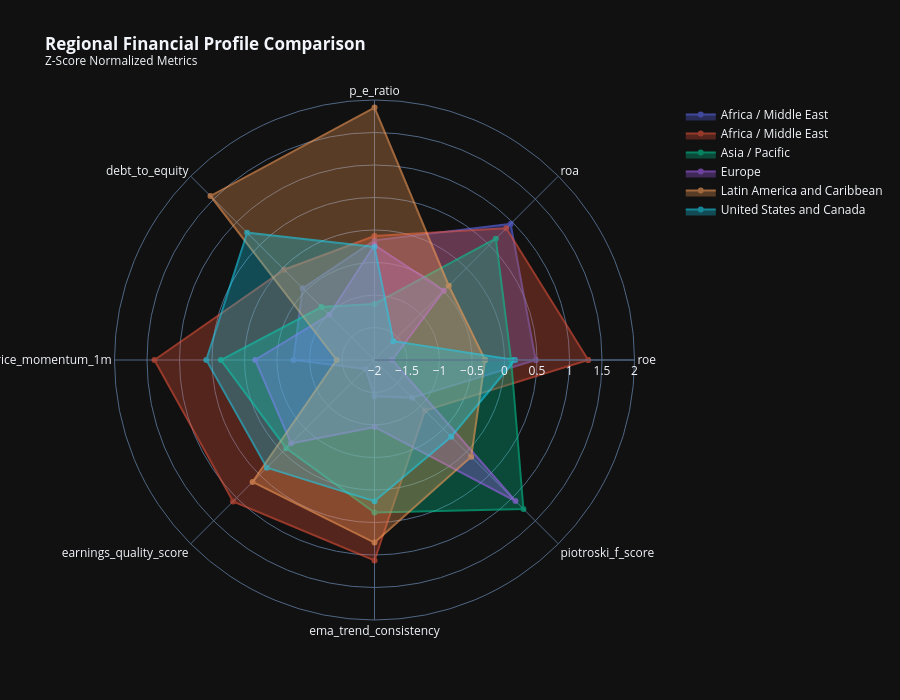
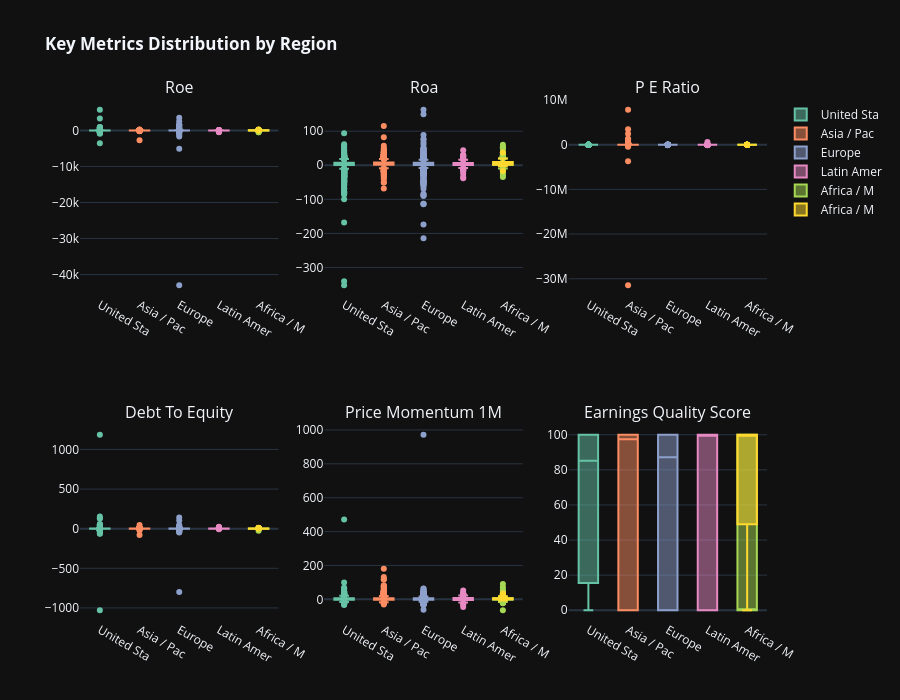

These figures' notebook cell, in order:
### Markdown cell above
## Cell 5: Regional Benchmarking Dashboard

Comprehensive regional analysis with key financial metrics comparison.

### Code cell
# ============================================================================
# Cell 5: Regional Benchmarking Dashboard
# ============================================================================

print('=' * 80)
print('🌍 REGIONAL BENCHMARKING DASHBOARD')
print('=' * 80)

region_dir = OUTPUT_DIR / 'eda' / 'by_region'

if 'region' in df.columns:
    # Key metrics for regional comparison
    benchmark_metrics = [
        'roe', 'roa', 'p_e_ratio', 'debt_to_equity', 'price_momentum_1m',
        'earnings_quality_score', 'ema_trend_consistency', 'piotroski_f_score',
        'altman_z_score', 'dividend_yield', 'revenue_growth_yoy',
    ]
    available_metrics = [m for m in benchmark_metrics if m in df.columns]

    # ============================================================================
    # 5.1 Regional Statistics Table
    # ============================================================================
    print('\n📊 Computing Regional Statistics...')

    regional_metrics_stats = df.groupby('region')[available_metrics].agg(['mean', 'median', 'std', 'count'])
    regional_metrics_stats.columns = ['_'.join(col) for col in regional_metrics_stats.columns]

    # Save to JSON
    regional_stats_dict = regional_metrics_stats.to_dict()
    with open(region_dir / 'regional_statistics.json', 'w') as f:
        json.dump({k: {str(kk): vv for kk, vv in v.items()}
                   for k, v in regional_stats_dict.items()}, f, indent=2, default=str)
    print(f'  ✓ Saved: regional_statistics.json')

    # ============================================================================
    # 5.2 Regional Radar Charts
    # ============================================================================
    print('\n🎯 Creating Regional Radar Charts...')

    # Normalize metrics for radar chart
    radar_metrics = available_metrics[:8]  # Limit for readability
    regional_means = df.groupby('region')[radar_metrics].mean()

    # Z-score normalize for comparability
    regional_normalized = (regional_means - regional_means.mean()) / regional_means.std()
    regional_normalized = regional_normalized.fillna(0)

    fig_radar = go.Figure()
    for region in regional_normalized.index:
        fig_radar.add_trace(go.Scatterpolar(
            r=regional_normalized.loc[region].values.tolist() + [regional_normalized.loc[region].values[0]],
            theta=radar_metrics + [radar_metrics[0]],
            fill='toself', name=str(region), opacity=0.6,
        ))

    fig_radar.update_layout(
        polar=dict(radialaxis=dict(visible=True, range=[-2, 2])),
        title='<b>Regional Financial Profile Comparison</b><br><sup>Z-Score Normalized Metrics</sup>',
        template=PLOTLY_TEMPLATE, height=700,
    )
    fig_radar.write_html(region_dir / 'regional_radar_comparison.html')
    fig_radar.show()
    print(f'  ✓ Saved: regional_radar_comparison.html')

    # ============================================================================
    # 5.3 Regional Box Plots Grid
    # ============================================================================
    print('\n📦 Creating Regional Box Plot Grid...')

    n_metrics = min(6, len(available_metrics))
    rows = 2
    cols = 3

    fig_boxes = make_subplots(
        rows=rows, cols=cols,
        subplot_titles=[m.replace('_', ' ').title() for m in available_metrics[:n_metrics]],
    )

    for idx, metric in enumerate(available_metrics[:n_metrics]):
        row = idx // cols + 1
        col = idx % cols + 1

        for i, region in enumerate(df['region'].unique()):
            region_data = df[df['region'] == region][metric].dropna()
            fig_boxes.add_trace(
                go.Box(y=region_data, name=str(region)[:10],
                       marker_color=px.colors.qualitative.Set2[i % 8],
                       showlegend=(idx == 0)),
                row=row, col=col
            )

    fig_boxes.update_layout(
        title='<b>Key Metrics Distribution by Region</b>',
        template=PLOTLY_TEMPLATE, height=700, showlegend=True,
    )
    fig_boxes.write_html(region_dir / 'regional_boxplots.html')
    fig_boxes.show()
    print(f'  ✓ Saved: regional_boxplots.html')

    # ============================================================================
    # 5.4 Regional Valuation Comparison (Statistical)
    # ============================================================================
    print('\n📊 Performing Statistical Regional Valuation Comparison...')
    valuation_metrics = ['p_e_ratio', 'p_b_ratio', 'ev_ebitda', 'dividend_yield']
    valuation_metrics = [m for m in valuation_metrics if m in df.columns]

    if valuation_metrics:
        regional_val_result = eda.compare_regional_valuations(
            df, metrics=valuation_metrics, region_column='region',
            include_tests=True, test_method='kruskal'
        )

        # The result is a dict with 'distributions' (DataFrame) and 'statistical_tests' (dict)
        distributions_df = regional_val_result['distributions']
        statistical_tests = regional_val_result['statistical_tests']

        # Create an interactive visualization from the distributions data
        fig_regional_val = px.bar(
            distributions_df,
            x='region',
            y='mean',
            color='metric',
            barmode='group',
            error_y='std',
            title='<b>Regional Valuation Comparison</b>',
            template=PLOTLY_TEMPLATE
        )
        fig_regional_val.show()
        fig_regional_val.write_html(region_dir / 'regional_valuation_comparison.html')
        print(f'  ✓ Saved: regional_valuation_comparison.html')

        # Also print statistical significance
        print("\n  📊 Statistical Test Results:")
        for metric, test_result in statistical_tests.items():
            sig = "✓ Significant" if test_result.get('significant') else "✗ Not significant"
            print(f"    {metric}: p-value={test_result.get('p_value', 0):.4f} ({sig})")

print('\n✓ Regional Benchmarking Complete')

### Figure 1 — Plotly figure (JSON) as saved in the notebook; plotly's stock layout.template omitted (floating-point values rounded to 4 significant figures)
{"data": [{"fill": "toself", "name": "Africa / Middle East", "opacity": 0.6, "r": [0.4797, 0.9612, -0.1597, -0.4383, -0.7524, -1.805, -1.442, -1.178, 0.4797], "theta": ["roe", "roa", "p_e_ratio", "debt_to_equity", "price_momentum_1m", "earnings_quality_score", "ema_trend_consistency", "piotroski_f_score", "roe"], "type": "scatterpolar"}, {"fill": "toself", "name": "Africa / Middle East       ", "opacity": 0.6, "r": [1.287, 0.8659, -0.09386, -0.03501, 1.386, 1.077, 1.084, -0.9024, 1.287], "theta": ["roe", "roa", "p_e_ratio", "debt_to_equity", "price_momentum_1m", "earnings_quality_score", "ema_trend_consistency", "piotroski_f_score", "roe"], "type": "scatterpolar"}, {"fill": "toself", "name": "Asia / Pacific", "opacity": 0.6, "r": [0.1014, 0.6397, -1.138, -0.8476, 0.363, -0.08077, 0.3456, 1.24, 0.1014], "theta": ["roe", "roa", "p_e_ratio", "debt_to_equity", "price_momentum_1m", "earnings_quality_score", "ema_trend_consistency", "piotroski_f_score", "roe"], "type": "scatterpolar"}, {"fill": "toself", "name": "Europe", "opacity": 0.6, "r": [-1.729, -0.4927, -0.2313, -1.017, -0.1658, -0.1861, -0.9697, 1.067, -1.729], "theta": ["roe", "roa", "p_e_ratio", "debt_to_equity", "price_momentum_1m", "earnings_quality_score", "ema_trend_consistency", "piotroski_f_score", "roe"], "type": "scatterpolar"}, {"fill": "toself", "name": "Latin America and Caribbean", "opacity": 0.6, "r": [-0.2989, -0.3845, 1.884, 1.569, -1.418, 0.6522, 0.8095, 0.1036, -0.2989], "theta": ["roe", "roa", "p_e_ratio", "debt_to_equity", "price_momentum_1m", "earnings_quality_score", "ema_trend_consistency", "piotroski_f_score", "roe"], "type": "scatterpolar"}, {"fill": "toself", "name": "United States and Canada", "opacity": 0.6, "r": [0.1591, -1.59, -0.2604, 0.7697, 0.5872, 0.3422, 0.1724, -0.3304, 0.1591], "theta": ["roe", "roa", "p_e_ratio", "debt_to_equity", "price_momentum_1m", "earnings_quality_score", "ema_trend_consistency", "piotroski_f_score", "roe"], "type": "scatterpolar"}], "layout": {"polar": {"radialaxis": {"visible": true, "range": [-2, 2]}}, "title": {"text": "<b>Regional Financial Profile Comparison</b><br><sup>Z-Score Normalized Metrics</sup>"}, "height": 700}}

### Figure 2 — Plotly figure (JSON) as saved in the notebook; plotly's stock layout.template omitted (floating-point values rounded to 4 significant figures; data arrays with more than 128 entries replaced by an {"elided": "..."} marker saying what was removed)
{"data": [{"marker": {"color": "rgb(102,194,165)"}, "name": "United Sta", "showlegend": true, "y": {"elided": "1799 float values"}, "type": "box", "xaxis": "x", "yaxis": "y"}, {"marker": {"color": "rgb(252,141,98)"}, "name": "Asia / Pac", "showlegend": true, "y": {"elided": "2053 float values"}, "type": "box", "xaxis": "x", "yaxis": "y"}, {"marker": {"color": "rgb(141,160,203)"}, "name": "Europe", "showlegend": true, "y": {"elided": "2058 float values"}, "type": "box", "xaxis": "x", "yaxis": "y"}, {"marker": {"color": "rgb(231,138,195)"}, "name": "Latin Amer", "showlegend": true, "y": {"elided": "348 float values"}, "type": "box", "xaxis": "x", "yaxis": "y"}, {"marker": {"color": "rgb(166,216,84)"}, "name": "Africa / M", "showlegend": true, "y": {"elided": "546 float values"}, "type": "box", "xaxis": "x", "yaxis": "y"}, {"marker": {"color": "rgb(255,217,47)"}, "name": "Africa / M", "showlegend": true, "y": [21.6, 6.352, 17.4, 21.98, 8.464, 12.27, 28.83, 14.6, 10.27, 16.37, 13.91, 9.506, 22.96, -24.86, 30.14, 8.344, 5.776, 16.55, 15.16, 18.07, 14.55, 28.46, 11.11, 13.43, 15.9, 11.35, 6.675, 28.9, 10.0, 36.18, 1.544, 28.48, 13.75, 20.97, 10.56, 14.94, 15.61, 4.499, 15.56, 10.93, 28.13, 13.07, 18.26, 13.6, 2.419, 14.52, 61.42, 0.7877, 21.15, 20.56, 26.28, 29.65, 18.11, 97.76, 12.36, 183.7, 6.638, 20.59, 29.33, 12.1, 12.21, 10.69, 12.08, 11.08, 10.01, -8.012, 8.506, 20.3, 9.036, 33.03, 14.46, 0.6115, 78.27, 14.54, 12.24, 31.16, 13.45, 16.19, 17.36, 17.15, 6.327, 7.385, 3.621, 8.743, 4.255, 15.24, 17.02, 30.57, 38.38, 18.19, 7.408, 12.79, 12.87, 36.02, 295.0, 12.67, 38.54, 39.21, 21.84, 18.41, 14.53, 12.57, 29.52, 20.98, 23.05, 5.044, 11.9, 8.002, 13.51], "type": "box", "xaxis": "x", "yaxis": "y"}, {"marker": {"color": "rgb(102,194,165)"}, "name": "United Sta", "showlegend": false, "y": {"elided": "1799 float values"}, "type": "box", "xaxis": "x2", "yaxis": "y2"}, {"marker": {"color": "rgb(252,141,98)"}, "name": "Asia / Pac", "showlegend": false, "y": {"elided": "2053 float values"}, "type": "box", "xaxis": "x2", "yaxis": "y2"}, {"marker": {"color": "rgb(141,160,203)"}, "name": "Europe", "showlegend": false, "y": {"elided": "2058 float values"}, "type": "box", "xaxis": "x2", "yaxis": "y2"}, {"marker": {"color": "rgb(231,138,195)"}, "name": "Latin Amer", "showlegend": false, "y": {"elided": "348 float values"}, "type": "box", "xaxis": "x2", "yaxis": "y2"}, {"marker": {"color": "rgb(166,216,84)"}, "name": "Africa / M", "showlegend": false, "y": {"elided": "546 float values"}, "type": "box", "xaxis": "x2", "yaxis": "y2"}, {"marker": {"color": "rgb(255,217,47)"}, "name": "Africa / M", "showlegend": false, "y": [14.52, 3.104, 2.259, 17.25, 4.731, 2.004, 16.28, 1.462, 7.123, 2.012, 1.212, 1.501, 7.27, -16.54, 17.34, 4.134, 2.597, 9.415, 1.229, 1.683, 1.208, 6.111, 1.359, 1.435, 1.411, 3.715, 3.271, 10.37, 5.785, 18.91, 0.8111, 13.21, 1.976, 2.375, 9.79, 6.645, 2.06, 1.585, 1.053, 1.915, 13.91, 2.019, 7.552, 1.416, 1.019, 2.234, 19.61, 0.5602, 2.695, 16.6, 2.576, 18.56, 8.732, 14.72, 0.9172, 19.63, 2.602, 1.879, 15.76, 8.229, 1.061, 5.668, 6.058, 1.863, 1.654, -2.455, 6.538, 1.32, 0.9893, 10.09, 1.8, 0.1245, 37.82, 2.917, 1.114, 13.55, 6.338, 1.115, 1.49, 6.758, 3.613, 2.357, 2.671, 3.69, 2.461, 0.8612, 6.306, 19.0, 14.98, 2.067, 3.481, 1.088, 4.554, 5.529, 17.31, 6.572, 13.56, 16.64, 1.229, 1.327, 10.89, 4.641, 12.18, 14.94, 11.27, 2.17, 1.16, 1.348, 0.6455], "type": "box", "xaxis": "x2", "yaxis": "y2"}, {"marker": {"color": "rgb(102,194,165)"}, "name": "United Sta", "showlegend": false, "y": {"elided": "1797 float values"}, "type": "box", "xaxis": "x3", "yaxis": "y3"}, {"marker": {"color": "rgb(252,141,98)"}, "name": "Asia / Pac", "showlegend": false, "y": {"elided": "2032 float values"}, "type": "box", "xaxis": "x3", "yaxis": "y3"}, {"marker": {"color": "rgb(141,160,203)"}, "name": "Europe", "showlegend": false, "y": {"elided": "2055 float values"}, "type": "box", "xaxis": "x3", "yaxis": "y3"}, {"marker": {"color": "rgb(231,138,195)"}, "name": "Latin Amer", "showlegend": false, "y": {"elided": "340 float values"}, "type": "box", "xaxis": "x3", "yaxis": "y3"}, {"marker": {"color": "rgb(166,216,84)"}, "name": "Africa / M", "showlegend": false, "y": {"elided": "542 float values"}, "type": "box", "xaxis": "x3", "yaxis": "y3"}, {"marker": {"color": "rgb(255,217,47)"}, "name": "Africa / M", "showlegend": false, "y": [57.78, 5.731, 64.7, 50.57, 297.4, 36.58, 68.1, 36.62, 137.0, 26.85, 40.0, 1.934, 167.8, -306.8, 713.4, 69.75, 281.7, 28.04, 131.8, 257.5, 125.3, 3105.0, 5.982, 51.64, 173.9, 540.3, 19.51, 145.3, 244.2, 60.22, 1372.0, 65.25, 31.04, 46.04, 60.65, 55.31, 32.62, 88.04, 50.11, 31.34, 22.17, 39.37, 125.3, 1295.0, 41.76, 45.09, 101.0, 338.7, 191.7, 46.06, 224.8, 335.5, 54.34, 65.33, 81.04, 158.8, 115.6, 125.8, 57.88, 58.6, 347.3, 130.7, 134.3, 14.68, 32.69, 80.27, 160.8, 210.7, 0.968, 145.9, 44.82, 192.4, 2294.0, 500.2, 241.6, 20.37, 305.9, 84.06, 314.8, 1275.0, 578.4, 5777.0, 17.48, 260.0, 319.8, 170.5, 139.5, 1.762, 535.9, 6.932, 876.6, 475.0, 0.7331, 245.2, 6146.0, 321.5, 65.51, 562.8, 251.7, 1759.0, 29.39, 222.0, 159.3, 321.4, 100.4, 3.519, 90.7, 12.43, 1847.0], "type": "box", "xaxis": "x3", "yaxis": "y3"}, {"marker": {"color": "rgb(102,194,165)"}, "name": "United Sta", "showlegend": false, "y": {"elided": "1799 float values"}, "type": "box", "xaxis": "x4", "yaxis": "y4"}, {"marker": {"color": "rgb(252,141,98)"}, "name": "Asia / Pac", "showlegend": false, "y": {"elided": "2053 float values"}, "type": "box", "xaxis": "x4", "yaxis": "y4"}, {"marker": {"color": "rgb(141,160,203)"}, "name": "Europe", "showlegend": false, "y": {"elided": "2058 float values"}, "type": "box", "xaxis": "x4", "yaxis": "y4"}, {"marker": {"color": "rgb(231,138,195)"}, "name": "Latin Amer", "showlegend": false, "y": {"elided": "348 float values"}, "type": "box", "xaxis": "x4", "yaxis": "y4"}, {"marker": {"color": "rgb(166,216,84)"}, "name": "Africa / M", "showlegend": false, "y": {"elided": "546 float values"}, "type": "box", "xaxis": "x4", "yaxis": "y4"}, {"marker": {"color": "rgb(255,217,47)"}, "name": "Africa / M", "showlegend": false, "y": [0.2108, 0.5991, 0.159, 0.01136, 0.5317, 1.344, 0.1989, 1.413, 0.3264, 1.297, 2.047, 1.944, 1.15, 0.2185, 0.4088, 0.3838, 0.9691, 0.1074, 1.305, 1.398, 1.249, 0.08528, 1.852, 1.619, 0.3347, 0.2661, 0.4166, 1.111, 0.2036, 0.499, 0.191, 0.8163, 0.5742, 0.06612, 0.01075, 0.549, 0.4386, 0.8893, 1.348, 0.45, 0.0001026, 0.2844, 0.7755, 0.4643, 0.7516, 1.239, 0.7418, 0.03923, 1.394, 0.01015, 1.367, 0.04925, 0.4846, 2.605, 1.423, 4.945, 1.195, 0.1768, 0.2054, 0.2126, 1.425, 0.5477, 0.6541, 0.08634, 1.146, 0.9665, 0.01578, 0.8021, 0.7914, 0.8654, 0.1504, 1.164, 0.5422, 0.3072, 2.325, 0.7133, 0.7609, 1.96, 2.713, 0.5497, 0.1245, 1.638, 0.2887, 0.6342, 0.344, 0.9181, 0.9593, 0.4262, 0.4428, 1.119, 0.3182, 0.5191, 1.026, 0.1694, 10.56, 0.7748, 0.2182, 0.5852, 4.908, 4.054, 0.0225, 1.533, 0.02421, 0.003404, 0.7329, 0.7694, 1.066, 0.1075, 2.739], "type": "box", "xaxis": "x4", "yaxis": "y4"}, {"marker": {"color": "rgb(102,194,165)"}, "name": "United Sta", "showlegend": false, "y": {"elided": "1799 float values"}, "type": "box", "xaxis": "x5", "yaxis": "y5"}, {"marker": {"color": "rgb(252,141,98)"}, "name": "Asia / Pac", "showlegend": false, "y": {"elided": "2053 float values"}, "type": "box", "xaxis": "x5", "yaxis": "y5"}, {"marker": {"color": "rgb(141,160,203)"}, "name": "Europe", "showlegend": false, "y": {"elided": "2058 float values"}, "type": "box", "xaxis": "x5", "yaxis": "y5"}, {"marker": {"color": "rgb(231,138,195)"}, "name": "Latin Amer", "showlegend": false, "y": {"elided": "348 float values"}, "type": "box", "xaxis": "x5", "yaxis": "y5"}, {"marker": {"color": "rgb(166,216,84)"}, "name": "Africa / M", "showlegend": false, "y": {"elided": "546 float values"}, "type": "box", "xaxis": "x5", "yaxis": "y5"}, {"marker": {"color": "rgb(255,217,47)"}, "name": "Africa / M", "showlegend": false, "y": [-3.424, 1.729, 1.623, 7.599, 0.9701, 3.821, 0.657, 11.13, -1.374, 17.41, 2.788, 2.642, 2.556, -6.457, 8.529, 3.717, -4.813, 7.925, 1.601, 9.655, 2.234, 5.959, 1.295, 5.702, 6.376, 18.35, 10.8, 6.819, 22.81, 4.031, 32.7, 3.984, 2.646, 5.392, -0.5738, 7.273, 2.826, -1.064, 0.04476, 5.49, 5.155, 1.286, 0.6331, -1.37, 0.2117, 1.702, -2.441, 35.07, 8.312, -4.966, 1.308, 11.24, 4.614, 0.7712, 0.8552, 9.294, -1.89, 5.331, 4.127, 4.27, 12.89, 2.269, -3.502, -3.389, 3.785, 23.0, 2.981, 2.603, 2.542, -5.388, -4.417, 0.2976, 8.014, 3.017, 3.282, -2.443, -2.279, 7.067, 9.055, 0.4277, -4.093, 6.075, -0.2503, 0.3861, 21.41, 2.945, -0.7368, -2.632, -2.551, 3.07, -0.2752, 0.3877, 0.0, 7.089, 8.387, -3.08, -0.7902, 13.92, 9.025, 1.383, 3.741, -2.203, -1.691, 3.413, 9.576, 9.195, 0.3072, -1.707, 9.161], "type": "box", "xaxis": "x5", "yaxis": "y5"}, {"marker": {"color": "rgb(102,194,165)"}, "name": "United Sta", "showlegend": false, "y": {"elided": "1797 float values"}, "type": "box", "xaxis": "x6", "yaxis": "y6"}, {"marker": {"color": "rgb(252,141,98)"}, "name": "Asia / Pac", "showlegend": false, "y": {"elided": "2005 float values"}, "type": "box", "xaxis": "x6", "yaxis": "y6"}, {"marker": {"color": "rgb(141,160,203)"}, "name": "Europe", "showlegend": false, "y": {"elided": "2044 float values"}, "type": "box", "xaxis": "x6", "yaxis": "y6"}, {"marker": {"color": "rgb(231,138,195)"}, "name": "Latin Amer", "showlegend": false, "y": {"elided": "338 float values"}, "type": "box", "xaxis": "x6", "yaxis": "y6"}, {"marker": {"color": "rgb(166,216,84)"}, "name": "Africa / M", "showlegend": false, "y": {"elided": "514 float values"}, "type": "box", "xaxis": "x6", "yaxis": "y6"}, {"marker": {"color": "rgb(255,217,47)"}, "name": "Africa / M", "showlegend": false, "y": [97.5, 0.0, 100.0, 100.0, 100.0, 100.0, 100.0, 100.0, 83.2, 88.66, 100.0, 0.0, 100.0, 4.25, 100.0, 100.0, 96.87, 100.0, 100.0, 100.0, 100.0, 100.0, 100.0, 100.0, 95.72, 100.0, 0.0, 100.0, 0.0, 100.0, 0.0, 100.0, 100.0, 100.0, 88.89, 100.0, 100.0, 0.0, 100.0, 100.0, 100.0, 100.0, 6.316, 100.0, 0.0, 100.0, 100.0, 0.0, 100.0, 99.58, 100.0, 100.0, 100.0, 100.0, 100.0, 100.0, 100.0, 71.48, 100.0, 100.0, 100.0, 100.0, 100.0, 0.0, 100.0, 0.0, 0.0, 100.0, 0.0, 100.0, 96.3, 0.0, 0.0, 100.0, 88.0, 0.0, 100.0, 100.0, 100.0, 100.0, 85.71, 100.0, 0.0, 100.0, 0.0, 100.0, 0.0, 0.0, 100.0, 0.0, 65.22, 100.0, 0.0, 100.0, 0.0, 100.0, 100.0, 0.0, 100.0, 100.0, 64.73, 100.0, 0.0, 100.0, 100.0, 0.0, 63.2, 100.0, 100.0], "type": "box", "xaxis": "x6", "yaxis": "y6"}], "layout": {"xaxis": {"anchor": "y", "domain": [0.0, 0.2889]}, "yaxis": {"anchor": "x", "domain": [0.625, 1.0]}, "xaxis2": {"anchor": "y2", "domain": [0.3556, 0.6444]}, "yaxis2": {"anchor": "x2", "domain": [0.625, 1.0]}, "xaxis3": {"anchor": "y3", "domain": [0.7111, 1.0]}, "yaxis3": {"anchor": "x3", "domain": [0.625, 1.0]}, "xaxis4": {"anchor": "y4", "domain": [0.0, 0.2889]}, "yaxis4": {"anchor": "x4", "domain": [0.0, 0.375]}, "xaxis5": {"anchor": "y5", "domain": [0.3556, 0.6444]}, "yaxis5": {"anchor": "x5", "domain": [0.0, 0.375]}, "xaxis6": {"anchor": "y6", "domain": [0.7111, 1.0]}, "yaxis6": {"anchor": "x6", "domain": [0.0, 0.375]}, "annotations": [{"font": {"size": 16}, "showarrow": false, "text": "Roe", "x": 0.1444, "xanchor": "center", "xref": "paper", "y": 1.0, "yanchor": "bottom", "yref": "paper"}, {"font": {"size": 16}, "showarrow": false, "text": "Roa", "x": 0.5, "xanchor": "center", "xref": "paper", "y": 1.0, "yanchor": "bottom", "yref": "paper"}, {"font": {"size": 16}, "showarrow": false, "text": "P E Ratio", "x": 0.8556, "xanchor": "center", "xref": "paper", "y": 1.0, "yanchor": "bottom", "yref": "paper"}, {"font": {"size": 16}, "showarrow": false, "text": "Debt To Equity", "x": 0.1444, "xanchor": "center", "xref": "paper", "y": 0.375, "yanchor": "bottom", "yref": "paper"}, {"font": {"size": 16}, "showarrow": false, "text": "Price Momentum 1M", "x": 0.5, "xanchor": "center", "xref": "paper", "y": 0.375, "yanchor": "bottom", "yref": "paper"}, {"font": {"size": 16}, "showarrow": false, "text": "Earnings Quality Score", "x": 0.8556, "xanchor": "center", "xref": "paper", "y": 0.375, "yanchor": "bottom", "yref": "paper"}], "title": {"text": "<b>Key Metrics Distribution by Region</b>"}, "height": 700, "showlegend": true}}
